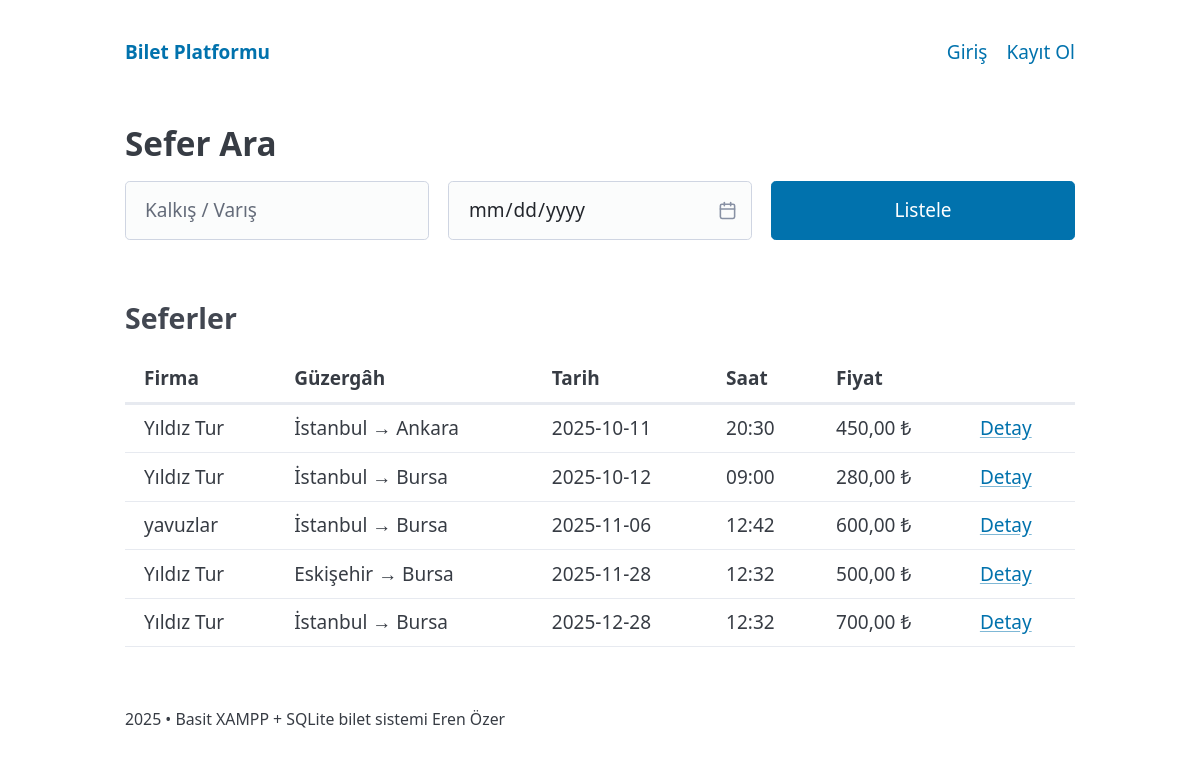
The page / on the database its author committed.
### tables this page shows
CREATE TABLE trips (
        id INTEGER PRIMARY KEY AUTOINCREMENT,
        firm_id INTEGER NOT NULL,
        origin TEXT NOT NULL,
        destination TEXT NOT NULL,
        trip_date TEXT NOT NULL,
        departure_time TEXT NOT NULL,
        price REAL NOT NULL,
        seat_count INTEGER NOT NULL DEFAULT 40,
        created_at TEXT NOT NULL DEFAULT CURRENT_TIMESTAMP,
        FOREIGN KEY(firm_id) REFERENCES firms(id) ON DELETE CASCADE
    );

CREATE TABLE firms (
        id INTEGER PRIMARY KEY AUTOINCREMENT,
        name TEXT NOT NULL UNIQUE,
        created_at TEXT NOT NULL DEFAULT CURRENT_TIMESTAMP
    );

### app/auth.php (called while the page is built, shortened)
<?php
function current_user(): ?array {
  if (!isset($_SESSION['uid'])) return null;
  $pdo = db();
  $s = $pdo->prepare('SELECT * FROM users WHERE id=?');
  $s->execute([$_SESSION['uid']]);
  $u = $s->fetch(PDO::FETCH_ASSOC);
  return $u ?: null;
}
?>

### views/home/home.php (the view)
<h2>Sefer Ara</h2>
<form method="get" action="index.php"><input type="hidden" name="r" value="home"><div class="grid"><input type="text" name="q" placeholder="Kalkış / Varış" value="<?= e($q ?? '') ?>"><input type="date" name="date" value="<?= e($date ?? '') ?>"><button type="submit">Listele</button></div></form>
<h3>Seferler</h3><table><thead><tr><th>Firma</th><th>Güzergâh</th><th>Tarih</th><th>Saat</th><th>Fiyat</th><th></th></tr></thead><tbody>
<?php foreach($trips as $t):?><tr><td><?= e($t['firm_name']) ?></td><td><?= e($t['origin']) ?> → <?= e($t['destination']) ?></td><td><?= e($t['trip_date']) ?></td><td><?= e($t['departure_time']) ?></td><td><?= e(money_fmt($t['price'])) ?></td><td><a href="index.php?r=trip&id=<?= (int)$t['id'] ?>">Detay</a></td></tr><?php endforeach;?>
<?php if(!$trips):?><tr><td colspan="6">Sefer bulunamadı.</td></tr><?php endif;?></tbody></table>

### public/index.php (shortened to what this page needs)
<?php
$r=$_GET['r']??'home';
switch($r){
case 'home':
  $pdo=db();
  $q=$_GET['q']??'';
  $date=$_GET['date']??'';
  $sql='SELECT t.*,f.name AS firm_name FROM trips t JOIN firms f ON f.id=t.firm_id WHERE 1=1';
  $args=[];
  $sql.=' ORDER BY t.trip_date,t.departure_time';
  $st=$pdo->prepare($sql);$st->execute($args);
  $trips=$st->fetchAll(PDO::FETCH_ASSOC);
  render('home/home',['trips'=>$trips,'q'=>$q,'date'=>$date]);
  break;
}
?>

### views/layout/header.php (shortened to what this page needs)
<?php $u = current_user(); ?>
<!doctype html>
<html lang="tr">
<head>
  <link rel="stylesheet" href="https://cdn.jsdelivr.net/npm/@picocss/pico@2/css/pico.min.css">
</head>
<body>
<header class="container">
  <nav>
    <ul>
      <li><strong><a href="index.php?r=home">Bilet Platformu</a></strong></li>
    </ul>
    <ul>
      <?php if ($u): ?>
        <?php if ($u['role'] === 'user'): ?>
          <li>Bakiye: <strong><?= e(money_fmt($u['credit'])) ?></strong></li>
          <li><a href="index.php?r=my-tickets">Biletlerim</a></li>
          <li><a href="index.php?r=wallet">Bakiye Yükle</a></li>
        <?php endif; ?>
        <?php if ($u['role'] === 'firm_admin'): ?>
            <li><a href="index.php?r=firm">Firma Paneli</a></li>
            <li><a href="index.php?r=firm-tickets">Biletler</a></li>
            <li><a href="index.php?r=firm-coupons">Kuponlar</a></li>
        <?php endif; ?>
        <?php if ($u['role'] === 'admin'): ?>
          <li><a href="index.php?r=admin">Admin</a></li>
          <li><a href="index.php?r=admin-users">Kullanıcılar</a></li>
        <?php endif; ?>
        <li><a href="index.php?r=logout">Çıkış</a></li>
      <?php else: ?>
        <li><a href="index.php?r=login">Giriş</a></li>
        <li><a href="index.php?r=register">Kayıt Ol</a></li>
      <?php endif; ?>
    </ul>
  </nav>
</header>
<main class="container">

### app/helpers.php (shortened to what this page needs)
<?php
function render(string $v,array $p=[]):void{extract($p,EXTR_SKIP);$f=BASE_PATH.'/views/'.$v.'.php';include BASE_PATH.'/views/layout/header.php';if(is_file($f))include $f;include BASE_PATH.'/views/layout/footer.php';}
function e($v){return htmlspecialchars($v,ENT_QUOTES,'UTF-8');}
function money_fmt($a){return number_format((float)$a,2,',','.').' ₺';}
?>

### views/layout/footer.php
</main><footer class="container"><small><?= e(date('Y')) ?> • Basit XAMPP + SQLite bilet sistemi Eren Özer</small></footer></body></html>

### views/layout/header.php (style rules this page uses)
:root { --seat:44px;--gap:10px;--aisle:16px }

### rows shown on the page
trips: firm.name "Yıldız Tur", origin "İstanbul", destination "Ankara", trip_date "2025-10-11", departure_time "20:30", price "450,00 ₺"
trips: firm.name "Yıldız Tur", origin "İstanbul", destination "Bursa", trip_date "2025-10-12", departure_time "09:00", price "280,00 ₺"
trips: firm.name "yavuzlar", origin "İstanbul", destination "Bursa", trip_date "2025-11-06", departure_time "12:42", price "600,00 ₺"
trips: firm.name "Yıldız Tur", origin "Eskişehir", destination "Bursa", trip_date "2025-11-28", departure_time "12:32", price "500,00 ₺"
trips: firm.name "Yıldız Tur", origin "İstanbul", destination "Bursa", trip_date "2025-12-28", departure_time "12:32", price "700,00 ₺"
